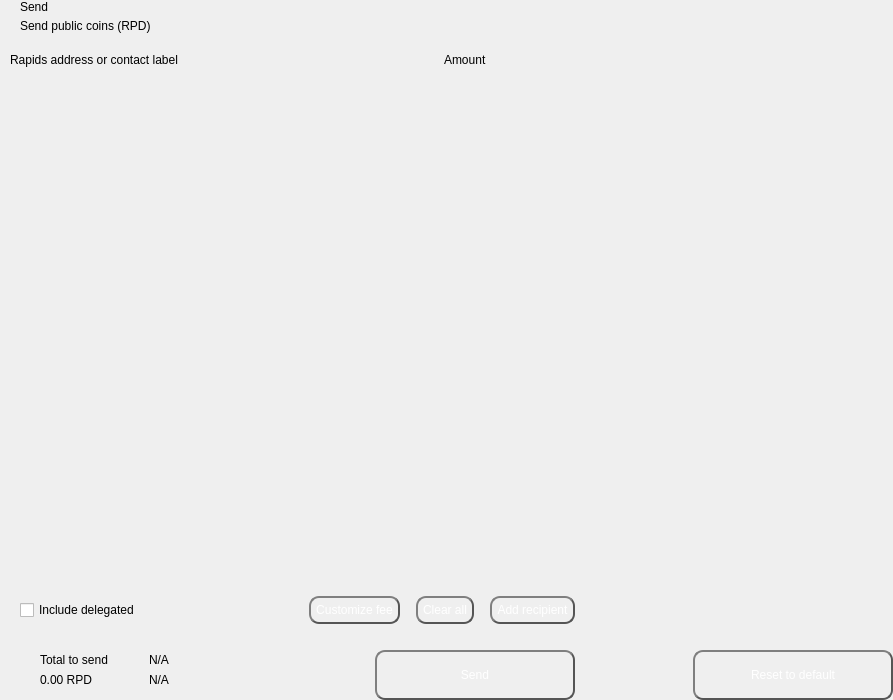
<?xml version="1.0" encoding="UTF-8"?>
<ui version="4.0">
 <class>send</class>
 <widget class="QWidget" name="send">
  <property name="geometry">
   <rect>
    <x>0</x>
    <y>0</y>
    <width>893</width>
    <height>700</height>
   </rect>
  </property>
  <property name="windowTitle">
   <string>Form</string>
  </property>
  <layout class="QHBoxLayout" name="horizontalLayout_2" stretch="2,1">
   <property name="spacing">
    <number>0</number>
   </property>
   <property name="leftMargin">
    <number>0</number>
   </property>
   <property name="topMargin">
    <number>0</number>
   </property>
   <property name="rightMargin">
    <number>0</number>
   </property>
   <property name="bottomMargin">
    <number>0</number>
   </property>
   <item>
    <widget class="QWidget" name="left" native="true">
     <layout class="QVBoxLayout" name="verticalLayout_3">
      <property name="spacing">
       <number>0</number>
      </property>
      <property name="leftMargin">
       <number>0</number>
      </property>
      <property name="topMargin">
       <number>0</number>
      </property>
      <property name="rightMargin">
       <number>0</number>
      </property>
      <property name="bottomMargin">
       <number>0</number>
      </property>
      <item>
       <layout class="QVBoxLayout" name="verticalLayout_22" stretch="0,0,0,1,0,0,0,0">
        <property name="spacing">
         <number>0</number>
        </property>
        <item>
         <layout class="QHBoxLayout" name="horizontalLayout_3">
          <property name="spacing">
           <number>0</number>
          </property>
          <property name="leftMargin">
           <number>20</number>
          </property>
          <property name="rightMargin">
           <number>20</number>
          </property>
          <item>
           <layout class="QVBoxLayout" name="verticalLayout">
            <property name="spacing">
             <number>5</number>
            </property>
            <item>
             <widget class="QLabel" name="labelTitle">
              <property name="text">
               <string>Send</string>
              </property>
              <property name="alignment">
               <set>Qt::AlignLeading|Qt::AlignLeft|Qt::AlignVCenter</set>
              </property>
             </widget>
            </item>
            <item>
             <widget class="QLabel" name="labelSubtitle1">
              <property name="text">
               <string>Send public coins (RPD)</string>
              </property>
             </widget>
            </item>
           </layout>
          </item>
          <item>
           <spacer name="horizontalSpacer">
            <property name="orientation">
             <enum>Qt::Horizontal</enum>
            </property>
            <property name="sizeHint" stdset="0">
             <size>
              <width>40</width>
              <height>20</height>
             </size>
            </property>
           </spacer>
          </item>
         </layout>
        </item>
        <item>
         <spacer name="verticalSpacer_2">
          <property name="orientation">
           <enum>Qt::Vertical</enum>
          </property>
          <property name="sizeType">
           <enum>QSizePolicy::Fixed</enum>
          </property>
          <property name="sizeHint" stdset="0">
           <size>
            <width>20</width>
            <height>20</height>
           </size>
          </property>
         </spacer>
        </item>
        <item>
         <layout class="QHBoxLayout" name="horizontalLayout" stretch="6,0,2">
          <property name="spacing">
           <number>0</number>
          </property>
          <property name="leftMargin">
           <number>10</number>
          </property>
          <property name="topMargin">
           <number>0</number>
          </property>
          <property name="rightMargin">
           <number>20</number>
          </property>
          <property name="bottomMargin">
           <number>0</number>
          </property>
          <item>
           <widget class="QLabel" name="labelSubtitleAddress">
            <property name="styleSheet">
             <string notr="true">QLabel {
color: #fff;
border: 2px solid #555;
border-radius: 10px;
border-style: outset;
background: qradialgradient(
cx: 0.3, cy: -0.4, fx: 0.3, fy: -0.4,
radius: 1.35, stop: 0 #FF5533, stop: 1 #FF5533
);
padding: 5px;
}

QPushButton:hover {
background: qradialgradient(
cx: 0.3, cy: -0.4, fx: 0.3, fy: -0.4,
radius: 1.35, stop: 0 #FF9333, stop: 1 #FF9333
);
}
margin-left:8px;</string>
            </property>
            <property name="text">
             <string>Rapids address or contact label</string>
            </property>
           </widget>
          </item>
          <item>
           <spacer name="horizontalSpacer_3">
            <property name="orientation">
             <enum>Qt::Horizontal</enum>
            </property>
            <property name="sizeType">
             <enum>QSizePolicy::Fixed</enum>
            </property>
            <property name="sizeHint" stdset="0">
             <size>
              <width>40</width>
              <height>1</height>
             </size>
            </property>
           </spacer>
          </item>
          <item>
           <widget class="QLabel" name="labelSubtitleAmount">
            <property name="styleSheet">
             <string notr="true">QLabel {
color: #fff;
border: 2px solid #555;
border-radius: 10px;
border-style: outset;
background: qradialgradient(
cx: 0.3, cy: -0.4, fx: 0.3, fy: -0.4,
radius: 1.35, stop: 0 #FF5533, stop: 1 #FF5533
);
padding: 5px;
}

QPushButton:hover {
background: qradialgradient(
cx: 0.3, cy: -0.4, fx: 0.3, fy: -0.4,
radius: 1.35, stop: 0 #FF9333, stop: 1 #FF9333
);
}
margin-left:8px;</string>
            </property>
            <property name="text">
             <string>Amount</string>
            </property>
           </widget>
          </item>
         </layout>
        </item>
        <item>
         <widget class="QScrollArea" name="scrollArea">
          <property name="minimumSize">
           <size>
            <width>0</width>
            <height>350</height>
           </size>
          </property>
          <property name="styleSheet">
           <string notr="true">#scrollArea {
            background:transparent;
            margin-top:10px;
}</string>
          </property>
          <property name="horizontalScrollBarPolicy">
           <enum>Qt::ScrollBarAlwaysOff</enum>
          </property>
          <property name="sizeAdjustPolicy">
           <enum>QAbstractScrollArea::AdjustIgnored</enum>
          </property>
          <property name="widgetResizable">
           <bool>true</bool>
          </property>
          <property name="alignment">
           <set>Qt::AlignLeading|Qt::AlignLeft|Qt::AlignTop</set>
          </property>
          <widget class="QWidget" name="scrollAreaWidgetContents">
           <property name="geometry">
            <rect>
             <x>0</x>
             <y>0</y>
             <width>591</width>
             <height>16</height>
            </rect>
           </property>
           <property name="sizePolicy">
            <sizepolicy hsizetype="Preferred" vsizetype="Maximum">
             <horstretch>0</horstretch>
             <verstretch>0</verstretch>
            </sizepolicy>
           </property>
           <property name="autoFillBackground">
            <bool>false</bool>
           </property>
           <property name="styleSheet">
            <string notr="true">#scrollAreaWidgetContents {
             background:transparent;
             }</string>
           </property>
           <layout class="QVBoxLayout" name="verticalLayout_7">
            <property name="spacing">
             <number>0</number>
            </property>
            <property name="sizeConstraint">
             <enum>QLayout::SetDefaultConstraint</enum>
            </property>
            <property name="leftMargin">
             <number>0</number>
            </property>
            <property name="topMargin">
             <number>0</number>
            </property>
            <property name="rightMargin">
             <number>0</number>
            </property>
            <property name="bottomMargin">
             <number>0</number>
            </property>
           </layout>
          </widget>
         </widget>
        </item>
        <item>
         <spacer name="verticalSpacer_4">
          <property name="orientation">
           <enum>Qt::Vertical</enum>
          </property>
          <property name="sizeType">
           <enum>QSizePolicy::Fixed</enum>
          </property>
          <property name="sizeHint" stdset="0">
           <size>
            <width>20</width>
            <height>20</height>
           </size>
          </property>
         </spacer>
        </item>
        <item>
         <layout class="QHBoxLayout" name="horizontalLayout_20">
          <property name="spacing">
           <number>6</number>
          </property>
          <property name="leftMargin">
           <number>20</number>
          </property>
          <property name="rightMargin">
           <number>20</number>
          </property>
          <item>
           <widget class="QCheckBox" name="checkBoxDelegations">
            <property name="layoutDirection">
             <enum>Qt::LeftToRight</enum>
            </property>
            <property name="text">
             <string>Include delegated</string>
            </property>
           </widget>
          </item>
          <item>
           <spacer name="horizontalSpacer_4">
            <property name="orientation">
             <enum>Qt::Horizontal</enum>
            </property>
            <property name="sizeHint" stdset="0">
             <size>
              <width>10</width>
              <height>20</height>
             </size>
            </property>
           </spacer>
          </item>
          <item>
           <widget class="QPushButton" name="pushButtonFee">
            <property name="focusPolicy">
             <enum>Qt::NoFocus</enum>
            </property>
            <property name="styleSheet">
             <string notr="true">QPushButton {
color: #fff;
border: 2px solid #555;
border-radius: 10px;
border-style: outset;
background: qradialgradient(
cx: 0.3, cy: -0.4, fx: 0.3, fy: -0.4,
radius: 1.35, stop: 0 #FF5533, stop: 1 #FF5533
);
padding: 5px;
}

QPushButton:hover {
background: qradialgradient(
cx: 0.3, cy: -0.4, fx: 0.3, fy: -0.4,
radius: 1.35, stop: 0 #FF9333, stop: 1 #FF9333
);
}</string>
            </property>
            <property name="text">
             <string>Customize fee</string>
            </property>
           </widget>
          </item>
          <item>
           <spacer name="horizontalSpacer_11">
            <property name="orientation">
             <enum>Qt::Horizontal</enum>
            </property>
            <property name="sizeType">
             <enum>QSizePolicy::Minimum</enum>
            </property>
            <property name="sizeHint" stdset="0">
             <size>
              <width>10</width>
              <height>20</height>
             </size>
            </property>
           </spacer>
          </item>
          <item>
           <widget class="QPushButton" name="pushButtonClear">
            <property name="focusPolicy">
             <enum>Qt::NoFocus</enum>
            </property>
            <property name="layoutDirection">
             <enum>Qt::RightToLeft</enum>
            </property>
            <property name="styleSheet">
             <string notr="true">QPushButton {
color: #fff;
border: 2px solid #555;
border-radius: 10px;
border-style: outset;
background: qradialgradient(
cx: 0.3, cy: -0.4, fx: 0.3, fy: -0.4,
radius: 1.35, stop: 0 #FF5533, stop: 1 #FF5533
);
padding: 5px;
}

QPushButton:hover {
background: qradialgradient(
cx: 0.3, cy: -0.4, fx: 0.3, fy: -0.4,
radius: 1.35, stop: 0 #FF9333, stop: 1 #FF9333
);
}</string>
            </property>
            <property name="text">
             <string>Clear all</string>
            </property>
           </widget>
          </item>
          <item>
           <spacer name="horizontalSpacer_6">
            <property name="orientation">
             <enum>Qt::Horizontal</enum>
            </property>
            <property name="sizeType">
             <enum>QSizePolicy::Fixed</enum>
            </property>
            <property name="sizeHint" stdset="0">
             <size>
              <width>10</width>
              <height>20</height>
             </size>
            </property>
           </spacer>
          </item>
          <item>
           <widget class="QPushButton" name="pushButtonAddRecipient">
            <property name="focusPolicy">
             <enum>Qt::NoFocus</enum>
            </property>
            <property name="styleSheet">
             <string notr="true">QPushButton {
color: #fff;
border: 2px solid #555;
border-radius: 10px;
border-style: outset;
background: qradialgradient(
cx: 0.3, cy: -0.4, fx: 0.3, fy: -0.4,
radius: 1.35, stop: 0 #FF5533, stop: 1 #FF5533
);
padding: 5px;
}

QPushButton:hover {
background: qradialgradient(
cx: 0.3, cy: -0.4, fx: 0.3, fy: -0.4,
radius: 1.35, stop: 0 #FF9333, stop: 1 #FF9333
);
}</string>
            </property>
            <property name="text">
             <string>Add recipient</string>
            </property>
           </widget>
          </item>
         </layout>
        </item>
        <item>
         <spacer name="verticalSpacer">
          <property name="orientation">
           <enum>Qt::Vertical</enum>
          </property>
          <property name="sizeType">
           <enum>QSizePolicy::Fixed</enum>
          </property>
          <property name="sizeHint" stdset="0">
           <size>
            <width>20</width>
            <height>16</height>
           </size>
          </property>
         </spacer>
        </item>
        <item>
         <layout class="QHBoxLayout" name="horizontalLayout_7">
          <property name="rightMargin">
           <number>20</number>
          </property>
          <item>
           <layout class="QHBoxLayout" name="horizontalLayout_10">
            <property name="spacing">
             <number>0</number>
            </property>
            <property name="leftMargin">
             <number>8</number>
            </property>
            <item>
             <widget class="QStackedWidget" name="stackedWidget">
              <property name="minimumSize">
               <size>
                <width>0</width>
                <height>60</height>
               </size>
              </property>
              <property name="maximumSize">
               <size>
                <width>16777215</width>
                <height>60</height>
               </size>
              </property>
              <widget class="QWidget" name="page1">
               <layout class="QVBoxLayout" name="verticalLayout_71" stretch="0">
                <property name="spacing">
                 <number>6</number>
                </property>
                <property name="leftMargin">
                 <number>12</number>
                </property>
                <property name="topMargin">
                 <number>0</number>
                </property>
                <property name="rightMargin">
                 <number>0</number>
                </property>
                <property name="bottomMargin">
                 <number>0</number>
                </property>
                <item>
                 <widget class="QWidget" name="coinWidget" native="true">
                  <property name="minimumSize">
                   <size>
                    <width>0</width>
                    <height>60</height>
                   </size>
                  </property>
                  <property name="maximumSize">
                   <size>
                    <width>16777215</width>
                    <height>60</height>
                   </size>
                  </property>
                  <layout class="QHBoxLayout" name="horizontalLayout_9">
                   <property name="spacing">
                    <number>0</number>
                   </property>
                   <property name="leftMargin">
                    <number>20</number>
                   </property>
                   <property name="topMargin">
                    <number>10</number>
                   </property>
                   <property name="rightMargin">
                    <number>20</number>
                   </property>
                   <property name="bottomMargin">
                    <number>10</number>
                   </property>
                   <item>
                    <layout class="QVBoxLayout" name="verticalSend">
                     <property name="spacing">
                      <number>0</number>
                     </property>
                     <item>
                      <widget class="QLabel" name="labelTitleTotalSend">
                       <property name="text">
                        <string>Total to send</string>
                       </property>
                      </widget>
                     </item>
                     <item>
                      <widget class="QLabel" name="labelAmountSend">
                       <property name="text">
                        <string notr="true">0.00 RPD</string>
                       </property>
                      </widget>
                     </item>
                    </layout>
                   </item>
                   <item>
                    <spacer name="horizontalSpacer_9">
                     <property name="orientation">
                      <enum>Qt::Horizontal</enum>
                     </property>
                     <property name="sizeType">
                      <enum>QSizePolicy::Fixed</enum>
                     </property>
                     <property name="sizeHint" stdset="0">
                      <size>
                       <width>20</width>
                       <height>20</height>
                      </size>
                     </property>
                    </spacer>
                   </item>
                   <item>
                    <widget class="QLabel" name="labelLine">
                     <property name="minimumSize">
                      <size>
                       <width>1</width>
                       <height>0</height>
                      </size>
                     </property>
                     <property name="maximumSize">
                      <size>
                       <width>1</width>
                       <height>16777215</height>
                      </size>
                     </property>
                     <property name="text">
                      <string/>
                     </property>
                    </widget>
                   </item>
                   <item>
                    <spacer name="horizontalSpacer_10">
                     <property name="orientation">
                      <enum>Qt::Horizontal</enum>
                     </property>
                     <property name="sizeType">
                      <enum>QSizePolicy::Fixed</enum>
                     </property>
                     <property name="sizeHint" stdset="0">
                      <size>
                       <width>20</width>
                       <height>20</height>
                      </size>
                     </property>
                    </spacer>
                   </item>
                   <item>
                    <layout class="QVBoxLayout" name="verticalRemaining">
                     <property name="spacing">
                      <number>0</number>
                     </property>
                     <item>
                      <widget class="QLabel" name="labelTitleTotalRemaining">
                       <property name="text">
                        <string notr="true">N/A</string>
                       </property>
                      </widget>
                     </item>
                     <item>
                      <widget class="QLabel" name="labelAmountRemaining">
                       <property name="text">
                        <string notr="true">N/A</string>
                       </property>
                      </widget>
                     </item>
                    </layout>
                   </item>
                  </layout>
                 </widget>
                </item>
               </layout>
              </widget>
              <widget class="QWidget" name="page_2"/>
             </widget>
            </item>
           </layout>
          </item>
          <item>
           <spacer name="horizontalSpacer_5">
            <property name="orientation">
             <enum>Qt::Horizontal</enum>
            </property>
            <property name="sizeType">
             <enum>QSizePolicy::Expanding</enum>
            </property>
            <property name="sizeHint" stdset="0">
             <size>
              <width>40</width>
              <height>20</height>
             </size>
            </property>
           </spacer>
          </item>
          <item alignment="Qt::AlignBottom">
           <widget class="QPushButton" name="pushButtonSave">
            <property name="minimumSize">
             <size>
              <width>200</width>
              <height>50</height>
             </size>
            </property>
            <property name="maximumSize">
             <size>
              <width>200</width>
              <height>50</height>
             </size>
            </property>
            <property name="focusPolicy">
             <enum>Qt::NoFocus</enum>
            </property>
            <property name="styleSheet">
             <string notr="true">QPushButton {
color: #fff;
border: 2px solid #555;
border-radius: 10px;
border-style: outset;
background: qradialgradient(
cx: 0.3, cy: -0.4, fx: 0.3, fy: -0.4,
radius: 1.35, stop: 0 #FF5533, stop: 1 #FF5533
);
padding: 5px;
}

QPushButton:hover {
background: qradialgradient(
cx: 0.3, cy: -0.4, fx: 0.3, fy: -0.4,
radius: 1.35, stop: 0 #FF9333, stop: 1 #FF9333
);
}</string>
            </property>
            <property name="text">
             <string>Send</string>
            </property>
           </widget>
          </item>
         </layout>
        </item>
       </layout>
      </item>
     </layout>
    </widget>
   </item>
   <item>
    <widget class="QWidget" name="right" native="true">
     <layout class="QVBoxLayout" name="verticalLayout_5">
      <property name="leftMargin">
       <number>0</number>
      </property>
      <property name="topMargin">
       <number>0</number>
      </property>
      <property name="rightMargin">
       <number>0</number>
      </property>
      <property name="bottomMargin">
       <number>0</number>
      </property>
      <item>
       <layout class="QVBoxLayout" name="verticalLayout_4">
        <property name="spacing">
         <number>6</number>
        </property>
        <item>
         <widget class="OptionButton" name="btnCoinControl" native="true">
          <property name="minimumSize">
           <size>
            <width>0</width>
            <height>50</height>
           </size>
          </property>
         </widget>
        </item>
        <item>
         <widget class="OptionButton" name="btnChangeAddress" native="true">
          <property name="minimumSize">
           <size>
            <width>0</width>
            <height>50</height>
           </size>
          </property>
         </widget>
        </item>
        <item>
         <widget class="OptionButton" name="btnUri" native="true">
          <property name="minimumSize">
           <size>
            <width>0</width>
            <height>50</height>
           </size>
          </property>
         </widget>
        </item>
        <item>
         <spacer name="verticalSpacer_5">
          <property name="orientation">
           <enum>Qt::Vertical</enum>
          </property>
          <property name="sizeHint" stdset="0">
           <size>
            <width>20</width>
            <height>40</height>
           </size>
          </property>
         </spacer>
        </item>
        <item>
         <layout class="QHBoxLayout" name="horizontalLayout_8">
          <item>
           <spacer name="horizontalSpacer_7">
            <property name="orientation">
             <enum>Qt::Horizontal</enum>
            </property>
            <property name="sizeHint" stdset="0">
             <size>
              <width>40</width>
              <height>20</height>
             </size>
            </property>
           </spacer>
          </item>
          <item>
           <widget class="QPushButton" name="pushButtonReset">
            <property name="minimumSize">
             <size>
              <width>200</width>
              <height>50</height>
             </size>
            </property>
            <property name="maximumSize">
             <size>
              <width>200</width>
              <height>50</height>
             </size>
            </property>
            <property name="focusPolicy">
             <enum>Qt::NoFocus</enum>
            </property>
            <property name="styleSheet">
             <string notr="true">QPushButton {
color: #fff;
border: 2px solid #555;
border-radius: 10px;
border-style: outset;
background: qradialgradient(
cx: 0.3, cy: -0.4, fx: 0.3, fy: -0.4,
radius: 1.35, stop: 0 #FF5533, stop: 1 #FF5533
);
padding: 5px;
}

QPushButton:hover {
background: qradialgradient(
cx: 0.3, cy: -0.4, fx: 0.3, fy: -0.4,
radius: 1.35, stop: 0 #FF9333, stop: 1 #FF9333
);
}</string>
            </property>
            <property name="text">
             <string>Reset to default</string>
            </property>
           </widget>
          </item>
         </layout>
        </item>
       </layout>
      </item>
     </layout>
    </widget>
   </item>
  </layout>
 </widget>
 <customwidgets>
  <customwidget>
   <class>OptionButton</class>
   <extends>QWidget</extends>
   <header>qt/rapids/optionbutton.h</header>
   <container>1</container>
  </customwidget>
 </customwidgets>
 <resources/>
 <connections/>
</ui>
